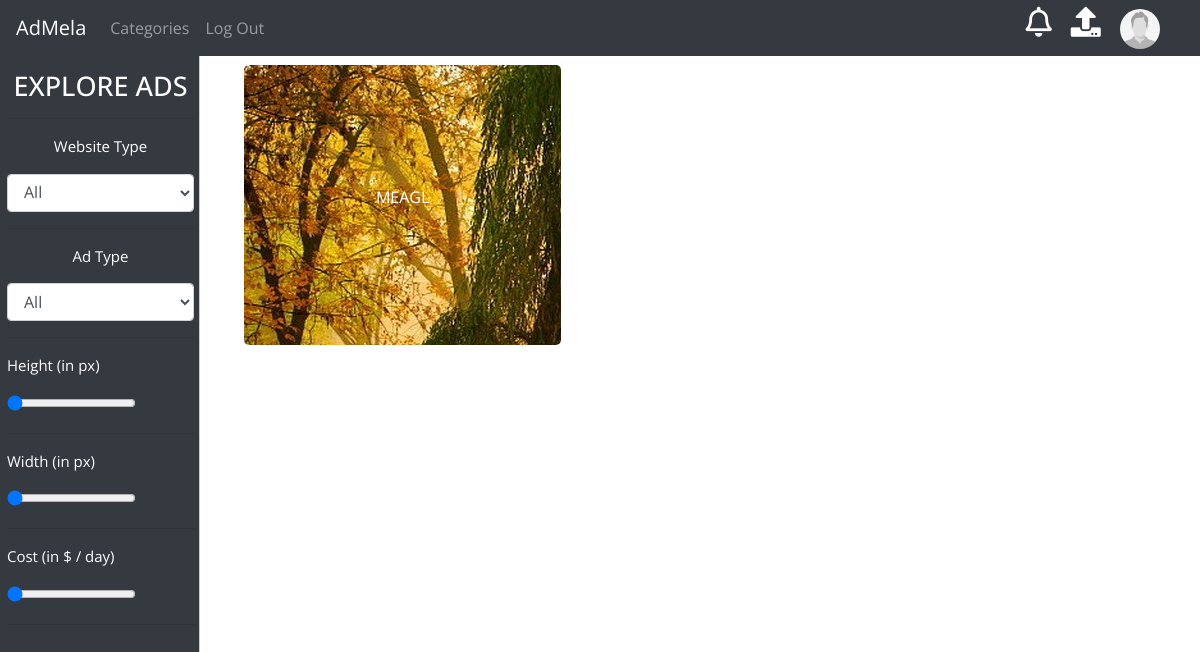
The page /categorypage.php (signed in) on the database as committed earlier.
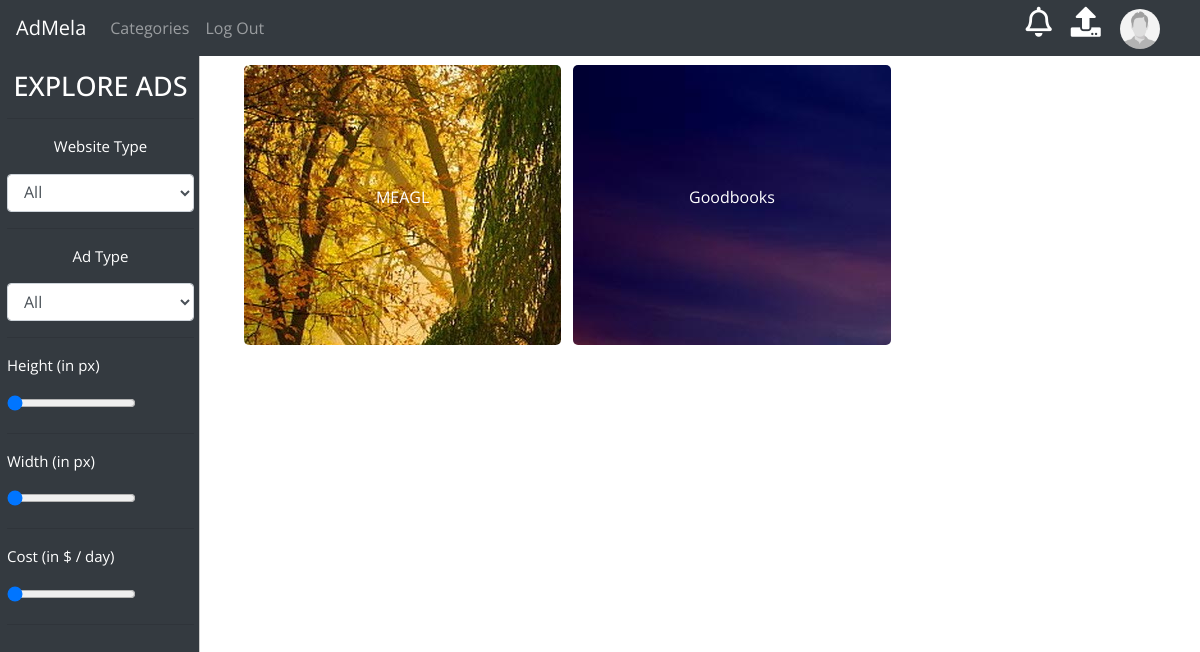
The same page on the database as committed later.
### tables this page shows
CREATE TABLE `ads` (
  `aid` int(11) NOT NULL,
  `websiteId` int(11) NOT NULL,
  `websiteOwnerId` int(11) NOT NULL,
  `width` int(11) NOT NULL,
  `height` int(11) NOT NULL,
  `type` int(11) NOT NULL,
  `status` int(11) NOT NULL,
  `cost` bigint(20) NOT NULL,
  `favourites` int(11) NOT NULL,
  `imgdst1` varchar(500) NOT NULL,
  `imgdst2` varchar(500) NOT NULL,
  `imgdst3` varchar(500) NOT NULL
);

CREATE TABLE `websites` (
  `wid` int(11) NOT NULL,
  `websiteName` varchar(50) NOT NULL,
  `websiteDomain` varchar(50) NOT NULL,
  `ownerId` int(11) NOT NULL,
  `websiteType` int(11) NOT NULL,
  `websiteDescription` text NOT NULL,
  `pageviews` int(11) NOT NULL,
  `pg_lastmonth` int(11) NOT NULL
);

### categorypage.php (the view, shortened to what this page needs)
<?php
include 'dbh.php';
?>
<!doctype html>
<head>
    <link rel="stylesheet" href="https://stackpath.bootstrapcdn.com/bootstrap/4.1.3/css/bootstrap.min.css">
    <link rel="stylesheet" href="https://use.fontawesome.com/releases/v5.2.0/css/all.css">
</head>
<body>
	<nav class="navbar navbar-expand-lg navbar-dark bg-dark fixed-top">
		<a class="navbar-brand" href="index.php">AdMela</a>
		<div class="collapse navbar-collapse header-boy" id="navbarNavAltMarkup" style="">
			<div class="navbar-nav" style="float:left">
				<a class="nav-item nav-link " href="categories.php">Categories </a>
				<?php
				if(isset($_SESSION['id']))
				{
					?>
					<a href="logout.php" class="nav-item nav-link">Log Out</a>
					<?php
				}
				?>
			</div>
			<div class="header-right">
				<?php
				if(isset($_SESSION['id']))
				{
					?>
					<a href="advertise.php" class="header-notif-icon">
						<i style="font-size:30px;color:white" class="far fa-bell"></i>
					</a>
					<a href="advertise.php" class="header-ad-icon">
						<i style="font-size:30px;color:white" class="fas fa-upload"></i>
					</a>
					<a href="user_profile.php" class="header-dp-icon">
						<img src="<?php echo $_SESSION['profilePicLocation']; ?>" class="header-up-dp">
					</a>
					<?php
				}
				else
				{
					?>
					<a href="signup.php" class="nav-item nav-link" style="color:white">Sign Up | Log In</a>
					<?php
				}
				?>
			</div>
		</div>
	</nav>
	<div class="container-fluid outer-container">
		<div class="row">
			<div class="col-md-2 left-nav">
				<div style="text-align:center;padding-top:20px">
					<h2 style="font-size:27px">EXPLORE ADS<h2>
				</div>
				<div>
					<hr>
					<p style="font-size:15px;text-align:center">Website Type</p>
					<select class="form-control" name="wbtype">
						<option value="All" >All</option>
					</select>
					<hr>
					<p style="font-size:15px;text-align:center">Ad Type</p>
					<select class="form-control" name="adtype">
						<option value="All" >All</option>
					</select>
					<hr>
					<p style="font-size:15px">Height (in px)</p>
					<input type="range" name="height" min="0" max="1024" value="0">
					<hr>
					<p style="font-size:15px">Width (in px)</p>
					<input type="range" name="width" min="0" max="1024" value="0">
					<hr>
					<p style="font-size:15px">Cost (in $ / day)</p>
					<input type="range" name="cost" min="1" max="1000000" value="0">
					<hr>
				</div>
			</div>
			<div class="col-md-10 categories-div" id="categories-div" style="margin-top:10px">
				<?php
				$sql="SELECT * FROM ads";
				$result=mysqli_query($conn,$sql);
				$count=1;
				while($row=mysqli_fetch_assoc($result))
				{
					$websiteId=$row['websiteId'];
					$sql1="SELECT * FROM websites WHERE wid='$websiteId'";
					$result1=mysqli_query($conn,$sql1);
					$row1=mysqli_fetch_assoc($result1);
					if($count%3==1)
					{
						?>
						<div class="row">
						<?php
					}
					?>
						<div class="col-md-4">
							<a href="adlisting.php?ad_Id=<?php echo $row['aid']; ?>">
							<div class="category-box" style="background-image: url('<?php echo $row["imgdst1"]; ?>')">
								<p><?php echo $row1['websiteName']; ?></p>
							</div>
							</a>
						</div>
						<?php
					$count+=1;
				}
				?>
			</div>
		</div>
	</div>
</body>
</html>

Rows that differ between the two databases and show on the page:
added ads: imgdst1 (picture), websiteId.websiteName "Goodbooks"
